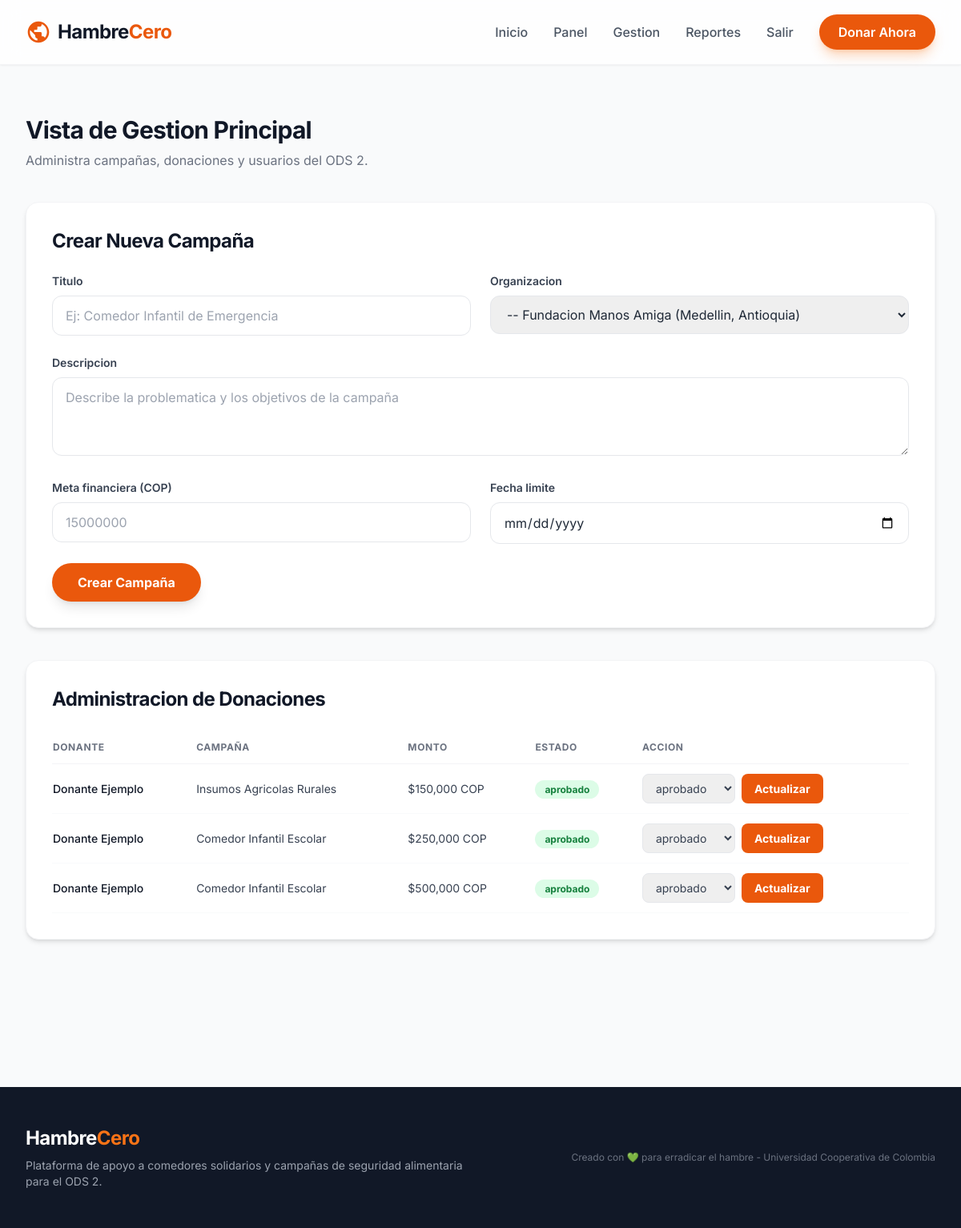
Screenshot of /admin/gestion (signed in) with the database file from the repository.
### tables this page shows
CREATE TABLE donaciones (
    id_donacion INTEGER PRIMARY KEY AUTOINCREMENT,
    id_usuario INTEGER NOT NULL,
    id_campana INTEGER NOT NULL,
    monto DECIMAL(12,2) NOT NULL,
    estado_pago VARCHAR(20) NOT NULL DEFAULT 'pendiente' CHECK (estado_pago IN ('pendiente', 'aprobado', 'rechazado')),
    fecha_donacion TIMESTAMP DEFAULT CURRENT_TIMESTAMP,
    FOREIGN KEY (id_usuario) REFERENCES usuarios(id_usuario) ON DELETE CASCADE,
    FOREIGN KEY (id_campana) REFERENCES campanas(id_campana) ON DELETE CASCADE
);

CREATE TABLE usuarios (
    id_usuario INTEGER PRIMARY KEY AUTOINCREMENT,
    nombre_completo VARCHAR(150) NOT NULL,
    email VARCHAR(150) UNIQUE NOT NULL,
    password_hash VARCHAR(255) NOT NULL,
    rol VARCHAR(20) NOT NULL DEFAULT 'donante' CHECK (rol IN ('donante', 'admin')),
    fecha_registro TIMESTAMP DEFAULT CURRENT_TIMESTAMP
);

CREATE TABLE campanas (
    id_campana INTEGER PRIMARY KEY AUTOINCREMENT,
    id_org INTEGER NOT NULL,
    titulo VARCHAR(200) NOT NULL,
    descripcion TEXT NOT NULL,
    meta_financiera DECIMAL(12,2) NOT NULL,
    monto_recaudado DECIMAL(12,2) DEFAULT 0.00,
    fecha_limite DATE NOT NULL,
    FOREIGN KEY (id_org) REFERENCES organizaciones(id_org) ON DELETE CASCADE
);

### backend/app.py (the view, shortened to what this page needs)
@app.route("/admin/gestion", methods=["GET", "POST"])
@admin_required
def gestion():
    db = get_db()
    organizaciones = db.execute("SELECT * FROM organizaciones ORDER BY id_org").fetchall()
    campanas = db.execute(
        """SELECT c.*, o.nombre_org FROM campanas c
           JOIN organizaciones o ON c.id_org = o.id_org
           ORDER BY c.id_campana DESC"""
    ).fetchall()
    donaciones = db.execute(
        """SELECT d.*, u.nombre_completo AS donante, c.titulo AS campania FROM donaciones d
           JOIN usuarios u ON d.id_usuario = u.id_usuario
           JOIN campanas c ON d.id_campana = c.id_campana
           ORDER BY d.id_donacion DESC"""
    ).fetchall()
    return render_template("gestion.html", organizaciones=organizaciones, campanas=campanas, donaciones=donaciones)

### backend/app.py (called while the page is built)
def get_db_path():
    uri = os.environ.get("DATABASE_URL", "sqlite:///" + os.path.join(BASE_DIR, "database", "hambre_cero_db.sqlite"))
    if uri.startswith("sqlite:///"):
        return os.path.abspath(uri[len("sqlite:///"):])
    return uri

def get_db():
    if "db" not in g:
        g.db = sqlite3.connect(get_db_path())
        g.db.row_factory = sqlite3.Row
        g.db.execute("PRAGMA foreign_keys = ON")
    return g.db

def admin_required(f):
    @wraps(f)
    def wrapper(*args, **kwargs):
        if "user_id" not in session or session.get("rol") != "admin":
            abort(403)
        return f(*args, **kwargs)
    return wrapper

### frontend/templates/gestion.html (shortened to what this page needs)
{% extends "base.html" %}
{% block contenido %}
<div class="max-w-7xl mx-auto px-4 sm:px-6 lg:px-8 py-12">
    <div class="flex flex-col md:flex-row justify-between items-start md:items-center mb-10 gap-4">
        <div>
            <h1 class="text-3xl font-bold text-gray-900 tracking-tight">Vista de Gestion Principal</h1>
            <p class="text-gray-500 mt-2">Administra campañas, donaciones y usuarios del ODS 2.</p>
        </div>
    </div>
    <div class="bg-white rounded-2xl shadow-md border border-gray-100 p-8 mb-10">
        <h2 class="text-2xl font-bold text-gray-900 tracking-tight mb-6">Crear Nueva Campaña</h2>
        <form method="POST" action="{{ url_for('gestion') }}" class="grid grid-cols-1 md:grid-cols-2 gap-6">
            <div>
                <label for="titulo" class="block text-sm font-semibold text-gray-700 mb-2">Titulo</label>
                <input type="text" id="titulo" name="titulo" required placeholder="Ej: Comedor Infantil de Emergencia"
                       class="w-full px-4 py-3 rounded-xl border border-gray-200 focus:border-brand-500 focus:ring-2 focus:ring-brand-500/30 outline-none transition-all text-gray-800">
            </div>
            <div>
                <label for="id_org" class="block text-sm font-semibold text-gray-700 mb-2">Organizacion</label>
                <select id="id_org" name="id_org" required class="w-full px-4 py-3 rounded-xl border border-gray-200 focus:border-brand-500 focus:ring-2 focus:ring-brand-500/30 outline-none transition-all text-gray-800">
                    {% for org in organizaciones %}
                    <option value="{{ org.id_org }}">-- {{ org.nombre_org }} ({{ org.ubicacion }})</option>
                    {% endfor %}
                </select>
            </div>
            <div class="md:col-span-2">
                <label for="descripcion" class="block text-sm font-semibold text-gray-700 mb-2">Descripcion</label>
                <textarea id="descripcion" name="descripcion" rows="3" required placeholder="Describe la problematica y los objetivos de la campaña"
                          class="w-full px-4 py-3 rounded-xl border border-gray-200 focus:border-brand-500 focus:ring-2 focus:ring-brand-500/30 outline-none transition-all text-gray-800"></textarea>
            </div>
            <div>
                <label for="meta_financiera" class="block text-sm font-semibold text-gray-700 mb-2">Meta financiera (COP)</label>
                <input type="number" id="meta_financiera" name="meta_financiera" step="0.01" min="1" required placeholder="15000000"
                       class="w-full px-4 py-3 rounded-xl border border-gray-200 focus:border-brand-500 focus:ring-2 focus:ring-brand-500/30 outline-none transition-all text-gray-800">
            </div>
            <div>
                <label for="fecha_limite" class="block text-sm font-semibold text-gray-700 mb-2">Fecha limite</label>
                <input type="date" id="fecha_limite" name="fecha_limite" required class="w-full px-4 py-3 rounded-xl border border-gray-200 focus:border-brand-500 focus:ring-2 focus:ring-brand-500/30 outline-none transition-all text-gray-800">
            </div>
            <div class="md:col-span-2">
                <button type="submit" name="crear_campania" class="bg-brand-600 text-white px-8 py-3 rounded-full font-bold shadow-lg hover:bg-brand-500 transition-all duration-300">
                    Crear Campaña
                </button>
            </div>
        </form>
    </div>
    <div class="bg-white rounded-2xl shadow-md border border-gray-100 p-8 mb-10">
        <h2 class="text-2xl font-bold text-gray-900 tracking-tight mb-6">Administracion de Donaciones</h2>
        <div class="overflow-x-auto">
            <table class="min-w-full text-sm">
                <thead>
                    <tr class="text-left text-gray-500 uppercase tracking-wider text-xs border-b border-gray-100">
                        <th class="py-3 pr-4">Donante</th>
                        <th class="py-3 pr-4">Campaña</th>
                        <th class="py-3 pr-4">Monto</th>
                        <th class="py-3 pr-4">Estado</th>
                        <th class="py-3 pr-4">Accion</th>
                    </tr>
                </thead>
                <tbody>
                    {% for d in donaciones %}
                    <tr class="border-b border-gray-50">
                        <td class="py-3 pr-4 font-medium text-gray-900">{{ d.donante }}</td>
                        <td class="py-3 pr-4 text-gray-700">{{ d.campania }}</td>
                        <td class="py-3 pr-4 text-gray-700">${{ '{:,.0f}'.format(d.monto|float) }} COP</td>
                        <td class="py-3 pr-4">
                            <span class="px-3 py-1 rounded-full text-xs font-bold {% if d.estado_pago == 'aprobado' %}bg-green-100 text-green-700{% elif d.estado_pago == 'rechazado' %}bg-red-100 text-red-700{% else %}bg-yellow-100 text-yellow-700{% endif %}">
                                {{ d.estado_pago }}
                            </span>
                        </td>
                        <td class="py-3 pr-4">
                            <form method="POST" action="{{ url_for('gestion') }}" class="flex gap-2">
                                <select name="estado" class="px-3 py-2 rounded-lg border border-gray-200 text-sm text-gray-700">
                                    <option value="aprobado" {% if d.estado_pago == 'aprobado' %}selected{% endif %}>aprobado</option>
                                </select>
                                <button type="submit" class="bg-brand-600 text-white px-4 py-2 rounded-lg text-sm font-bold hover:bg-brand-500 transition-colors">Actualizar</button>
                            </form>
                        </td>
                    </tr>
                    {% endfor %}
                </tbody>
            </table>
        </div>
    </div>
</div>
{% endblock %}

### rows the page displays
donaciones: donante "Donante Ejemplo", campania "Insumos Agricolas Rurales", monto "150,000", estado_pago "aprobado", estado "aprobado"
donaciones: donante "Donante Ejemplo", campania "Comedor Infantil Escolar", monto "250,000", estado_pago "aprobado", estado "aprobado"
donaciones: donante "Donante Ejemplo", campania "Comedor Infantil Escolar", monto "500,000", estado_pago "aprobado", estado "aprobado"
